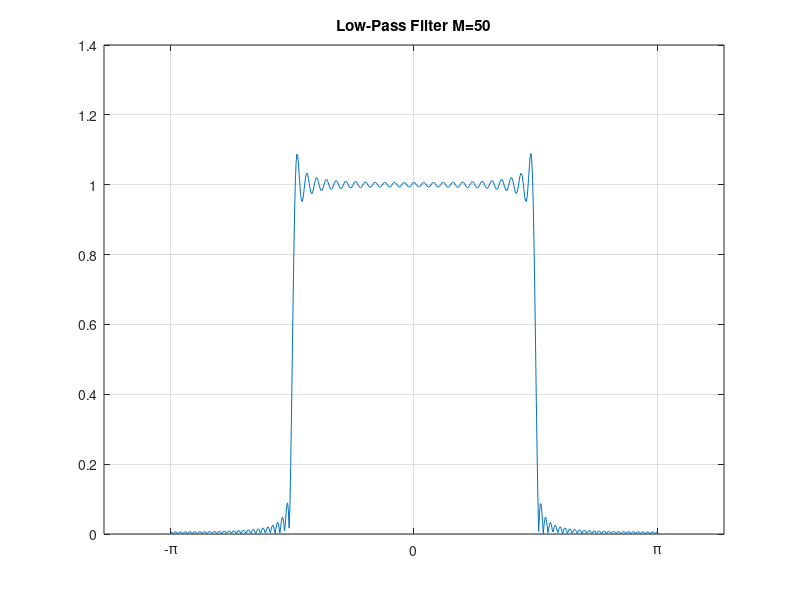

The MATLAB source for this figure:
clc
clear

W = -pi:0.01:pi;
Wc = pi/2;
M = 50;
n = -M:M;

hn = sin(Wc.*n)./(pi.*n);
hn(M+1) = Wc/pi;

H = zeros(1, length(W));
for k = 1:length(H)
    H(k) = sum(hn.*exp(-1i*W(k)*n));
end

plot(W, abs(H));
title(strcat('Low-Pass Filter M=', num2str(M)));
set(gca,'XTick',-2*pi:pi:2*pi)
set(gca,'XTickLabel',{'-2\pi','-\pi','0','\pi','2\pi'});
grid on;